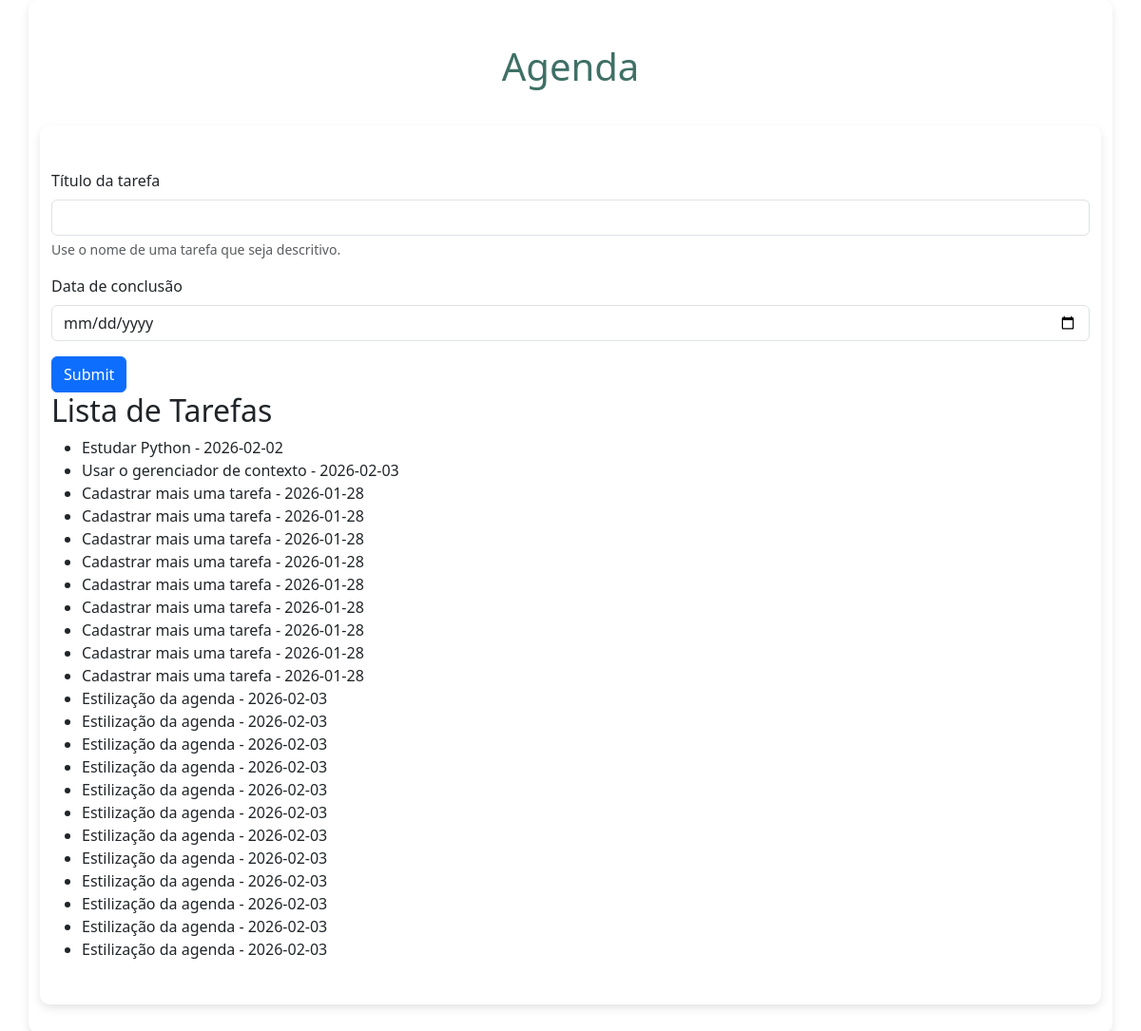
Page /agenda on the earlier database version.
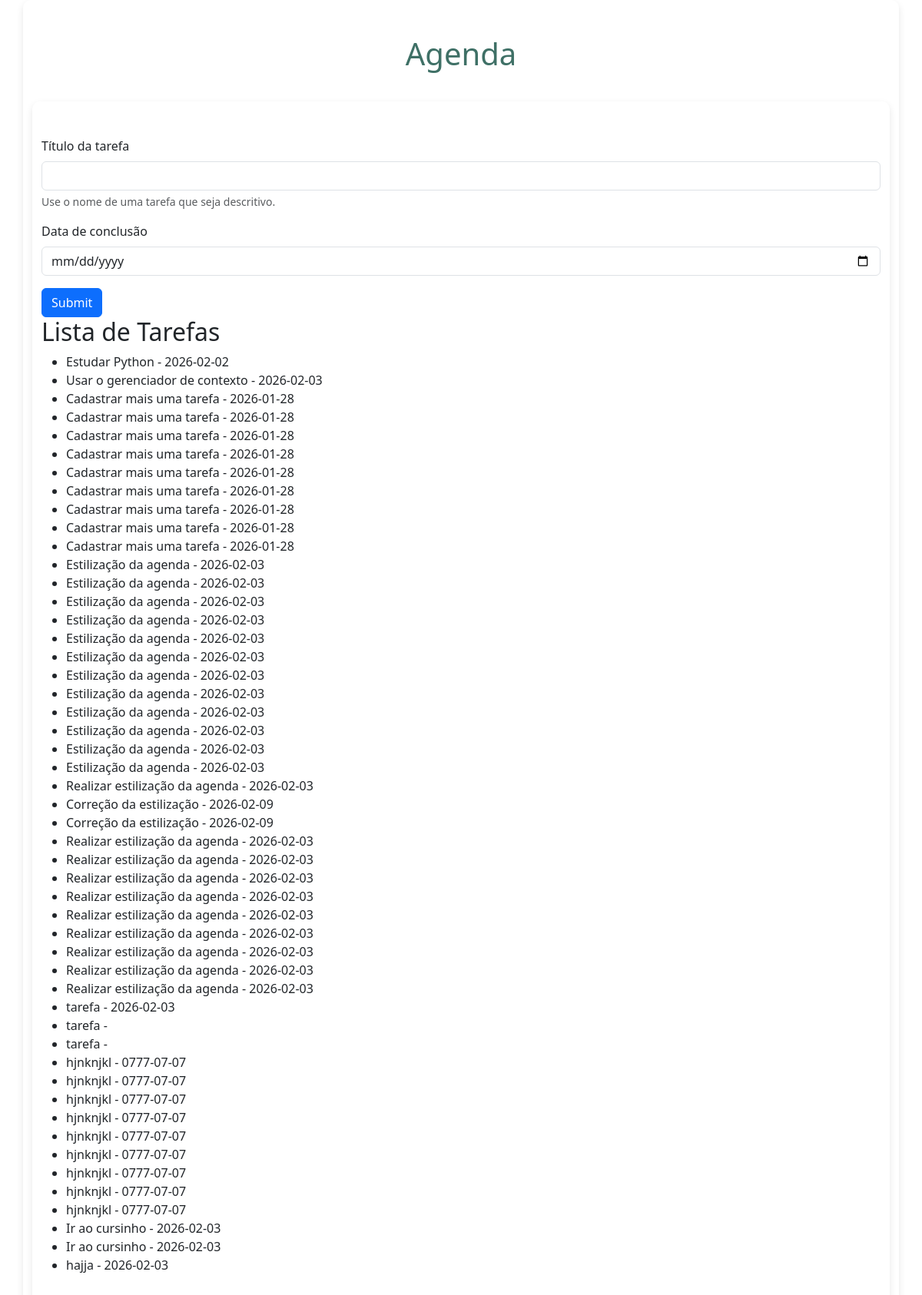
Same page on the later database version.
### tables this page shows
CREATE TABLE tarefas (
        id INTEGER PRIMARY KEY AUTOINCREMENT,
        titulo_tarefa TEXT NOT NULL,
        data_conclusao TEXT);

### app.py (the view)
@app.route('/agenda', methods=['GET', 'POST'])
def agenda():
    tarefa = None
    if request.method == 'POST':
        titulo_tarefa = request.form['titulo-tarefa']
        data_conclusao = request.form['data-conclusao']
        tarefa = Tarefa(titulo_tarefa, data_conclusao)
        tarefa.salvar_tarefa()
    tarefas = Tarefa.obter_tarefas()
    return render_template('agenda.html', titulo='Agenda', tarefas=tarefas)

### models/database.py (called while the page is built)
    def buscar_tudo(self, query: str, params: tuple = ()) -> list[Any]:
        self.cursor.execute(query, params)
        return self.cursor.fetchall()

    def close(self) -> None:
        self.connection.close()

    def __enter__(self):
        print("Entrando no contexto...")
        return self

    def __exit__(self, exc_type, exc_value, traceback):
        print("Saindo do contexto...")
        self.close()

### models/tarefa.py (called while the page is built)
    @staticmethod
    def obter_tarefas():
        with Database('./data/tarefas.sqlite3') as db:
            query = 'SELECT titulo_tarefa, data_conclusao FROM tarefas;'
            resultados: list[Any] = db.buscar_tudo(query)
            tarefas: list[Self] = [Tarefa(titulo, data) for titulo, data in resultados]
            return tarefas

### templates/agenda.html
{% extends 'base.html' %}
{% block content %}
<div class="container">
<form class="mt-3" method="POST">
    <div class="mb-3">
    <label for="titulo-tarefa" class="form-label">Título da tarefa</label>
    <input type="text" class="form-control" name="titulo-tarefa" id="titulo-tarefa" aria-describedby="ajudaNomeTarefa" required>
    <div id="ajudaNomeTarefa" class="form-text">Use o nome de uma tarefa que seja descritivo.</div>
  </div>
    <div class="mb-3">
    <label for="data-conclusao" class="form-label">Data de conclusão</label>
    <input type="date" class="form-control" name="data-conclusao" id="data-conclusao">
  </div>
  <button type="submit" class="btn btn-primary">Submit</button>
    </form>
    <h2>Lista de Tarefas</h2>
    {% if tarefas %}
    <ul>
        {% for tarefa in tarefas %}
            <li>{{ tarefa.titulo_tarefa }} - {{ tarefa.data_conclusao }}</li>
        {% endfor %}
    </ul>
{% else %}
    <p>Nenhuma tarefa cadastrada</p>
{% endif %}
{% endblock %}

### templates/base.html (shortened to what this page needs)
<!DOCTYPE html>
<html lang="pt-br">
<head>
    <link rel="stylesheet" href="{{ url_for('static', filename='style.css') }}">
    <link href="https://cdn.jsdelivr.net/npm/bootstrap@5.3.8/dist/css/bootstrap.min.css" rel="stylesheet">
</head>
<body class="container">
    <header>
    <h1 class="mt-3">{{ titulo }}</h1>
    </header>
    {% block content %}{% endblock %}
</body>
</html>

### static/style.css (style rules this page uses)
* { margin: 0; padding: 0; box-sizing: border-box; }
body { font-family: 'Segoe UI', Tahoma, Geneva, Verdana, sans-serif; background: linear-gradient(120deg, #f1f1f1, #e0e0e0); padding: 20px; color: #333; display: flex; flex-direction: column; align-items: center; min-height: 100vh; margin: 0; }
header { margin-bottom: 30px; width: 100%; text-align: center; }
header h1 { font-size: 2.5rem; color: #024336c2; }
.container { width: 520px; background: #fff; padding: 30px 40px; border-radius: 10px; box-shadow: 0 4px 10px rgba(0,0,0,0.1); }
input { flex: 1; padding: 10px; font-size: 15px; border: 1px solid #ccc; border-radius: 5px; }
button { padding: 10px 15px; background-color: #035646; color: white; border: none; border-radius: 5px; font-weight: bold; cursor: pointer; }

Differences in the rows shown:
added tarefas: titulo_tarefa "Realizar estilização da agenda", data_conclusao "2026-02-03"
added tarefas: titulo_tarefa "Correção da estilização", data_conclusao "2026-02-09"
added tarefas: titulo_tarefa "Correção da estilização", data_conclusao "2026-02-09"
added tarefas: titulo_tarefa "Realizar estilização da agenda", data_conclusao "2026-02-03"
added tarefas: titulo_tarefa "Realizar estilização da agenda", data_conclusao "2026-02-03"
added tarefas: titulo_tarefa "Realizar estilização da agenda", data_conclusao "2026-02-03"
added tarefas: titulo_tarefa "Realizar estilização da agenda", data_conclusao "2026-02-03"
added tarefas: titulo_tarefa "Realizar estilização da agenda", data_conclusao "2026-02-03"
added tarefas: titulo_tarefa "Realizar estilização da agenda", data_conclusao "2026-02-03"
added tarefas: titulo_tarefa "Realizar estilização da agenda", data_conclusao "2026-02-03"
added tarefas: titulo_tarefa "Realizar estilização da agenda", data_conclusao "2026-02-03"
added tarefas: titulo_tarefa "Realizar estilização da agenda", data_conclusao "2026-02-03"
added tarefas: titulo_tarefa "tarefa", data_conclusao "2026-02-03"
added tarefas: titulo_tarefa "tarefa"
added tarefas: titulo_tarefa "tarefa"
added tarefas: titulo_tarefa "hjnknjkl", data_conclusao "0777-07-07"
added tarefas: titulo_tarefa "hjnknjkl", data_conclusao "0777-07-07"
added tarefas: titulo_tarefa "hjnknjkl", data_conclusao "0777-07-07"
added tarefas: titulo_tarefa "hjnknjkl", data_conclusao "0777-07-07"
added tarefas: titulo_tarefa "hjnknjkl", data_conclusao "0777-07-07"
added tarefas: titulo_tarefa "hjnknjkl", data_conclusao "0777-07-07"
added tarefas: titulo_tarefa "hjnknjkl", data_conclusao "0777-07-07"
added tarefas: titulo_tarefa "hjnknjkl", data_conclusao "0777-07-07"
added tarefas: titulo_tarefa "hjnknjkl", data_conclusao "0777-07-07"
added tarefas: titulo_tarefa "Ir ao cursinho", data_conclusao "2026-02-03"
added tarefas: titulo_tarefa "Ir ao cursinho", data_conclusao "2026-02-03"
added tarefas: titulo_tarefa "hajja", data_conclusao "2026-02-03"
